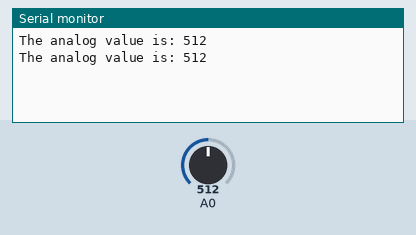
Simulated run of this sketch. Board: Arduino Uno, built with avr-gcc and run on an emulated ATmega328P. Parts: the last lines printed to the serial monitor. Inputs (shaded band) come from the test bench; at power-on: A0 = 512.

Above: at 1.8 s.
1.9 s: A0 set to 716
At 2.6 s:
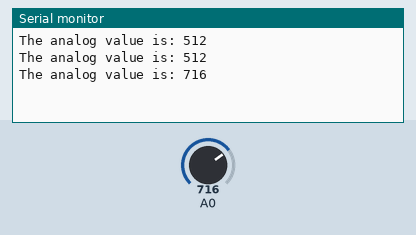
3.4 s: A0 set to 900
At 4.8 s:
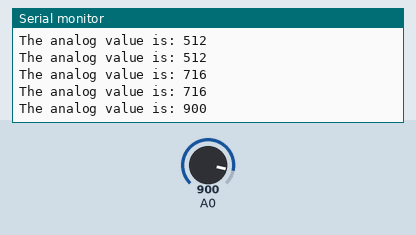
Timing chart, 0 to 6.4 s (numbered marks = the images above; inputs shaded):
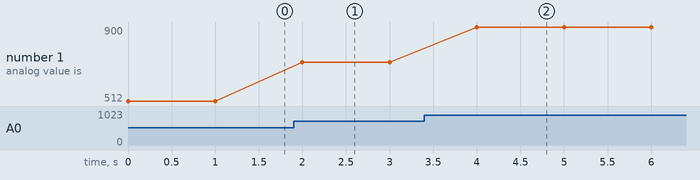

Measured:
- after the input at 1.9 s, the serial monitor: prints a new line after 0.10 s (image 1)
- after the input at 3.4 s, the serial monitor: prints a new line after 0.60 s (image 2)
- plotted number 1: 512 → 716 after the input at 1.9 s, 716 → 900 after the input at 3.4 s

The sketch:

8th_project.ino
```cpp
void setup()
{
  Serial.begin(9600);//we begin serial communication.
  pinMode(A0,INPUT);
}

void loop()
{
  int x=analogRead(A0);
  Serial.print("The analog value is: ");//we print a message.
  Serial.println(x);//we print the potentiometer value.
  delay(1000);
}
```
